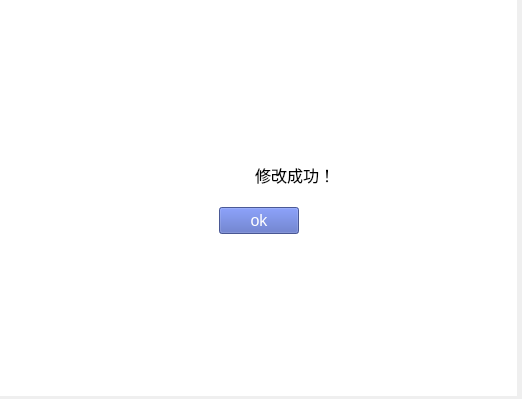
<?xml version="1.0" encoding="UTF-8"?>
<ui version="4.0">
 <class>FlightInfoDialog</class>
 <widget class="QWidget" name="FlightInfoDialog">
  <property name="geometry">
   <rect>
    <x>0</x>
    <y>0</y>
    <width>522</width>
    <height>399</height>
   </rect>
  </property>
  <property name="windowTitle">
   <string>Form</string>
  </property>
  <widget class="QStackedWidget" name="stackedWidget">
   <property name="geometry">
    <rect>
     <x>0</x>
     <y>0</y>
     <width>517</width>
     <height>396</height>
    </rect>
   </property>
   <property name="styleSheet">
    <string notr="true">#stackWidget{
background-color: rgb(255, 255, 255);
color: rgb(59, 45, 141);
}
</string>
   </property>
   <property name="currentIndex">
    <number>0</number>
   </property>
   <widget class="QWidget" name="page1">
    <property name="styleSheet">
     <string notr="true">#page1{
background-color: rgb(255, 255, 255);
}
</string>
    </property>
    <layout class="QGridLayout" name="gridLayout">
     <item row="0" column="1">
      <spacer name="verticalSpacer_5">
       <property name="orientation">
        <enum>Qt::Vertical</enum>
       </property>
       <property name="sizeHint" stdset="0">
        <size>
         <width>20</width>
         <height>118</height>
        </size>
       </property>
      </spacer>
     </item>
     <item row="1" column="0">
      <spacer name="horizontalSpacer_3">
       <property name="orientation">
        <enum>Qt::Horizontal</enum>
       </property>
       <property name="sizeHint" stdset="0">
        <size>
         <width>139</width>
         <height>20</height>
        </size>
       </property>
      </spacer>
     </item>
     <item row="1" column="1">
      <layout class="QVBoxLayout" name="verticalLayout">
       <property name="spacing">
        <number>20</number>
       </property>
       <item>
        <layout class="QHBoxLayout" name="horizontalLayout">
         <property name="spacing">
          <number>20</number>
         </property>
         <item>
          <widget class="QLabel" name="label">
           <property name="maximumSize">
            <size>
             <width>60</width>
             <height>60</height>
            </size>
           </property>
           <property name="text">
            <string/>
           </property>
           <property name="pixmap">
            <pixmap resource="image.qrc">:/yes.png</pixmap>
           </property>
           <property name="scaledContents">
            <bool>true</bool>
           </property>
          </widget>
         </item>
         <item>
          <widget class="QLabel" name="label_2">
           <property name="font">
            <font>
             <family>Arial</family>
             <pointsize>12</pointsize>
            </font>
           </property>
           <property name="text">
            <string>修改成功！</string>
           </property>
          </widget>
         </item>
        </layout>
       </item>
       <item>
        <layout class="QHBoxLayout" name="horizontalLayout_2">
         <item>
          <spacer name="horizontalSpacer">
           <property name="orientation">
            <enum>Qt::Horizontal</enum>
           </property>
           <property name="sizeHint" stdset="0">
            <size>
             <width>40</width>
             <height>20</height>
            </size>
           </property>
          </spacer>
         </item>
         <item>
          <widget class="QPushButton" name="returnButton">
           <property name="maximumSize">
            <size>
             <width>100</width>
             <height>16777215</height>
            </size>
           </property>
           <property name="font">
            <font>
             <family>Arial</family>
             <pointsize>12</pointsize>
            </font>
           </property>
           <property name="styleSheet">
            <string notr="true">background-color: rgba(78, 99, 189,220);
color: rgb(255, 255, 255);</string>
           </property>
           <property name="text">
            <string>ok</string>
           </property>
          </widget>
         </item>
         <item>
          <spacer name="horizontalSpacer_2">
           <property name="orientation">
            <enum>Qt::Horizontal</enum>
           </property>
           <property name="sizeHint" stdset="0">
            <size>
             <width>40</width>
             <height>20</height>
            </size>
           </property>
          </spacer>
         </item>
        </layout>
       </item>
      </layout>
     </item>
     <item row="1" column="2">
      <spacer name="horizontalSpacer_4">
       <property name="orientation">
        <enum>Qt::Horizontal</enum>
       </property>
       <property name="sizeHint" stdset="0">
        <size>
         <width>138</width>
         <height>20</height>
        </size>
       </property>
      </spacer>
     </item>
     <item row="2" column="1">
      <spacer name="verticalSpacer">
       <property name="orientation">
        <enum>Qt::Vertical</enum>
       </property>
       <property name="sizeHint" stdset="0">
        <size>
         <width>20</width>
         <height>118</height>
        </size>
       </property>
      </spacer>
     </item>
    </layout>
   </widget>
   <widget class="QWidget" name="page">
    <property name="styleSheet">
     <string notr="true">background-color: rgb(255, 255, 255);
color: rgb(59, 45, 141);</string>
    </property>
    <layout class="QGridLayout" name="gridLayout_3">
     <property name="verticalSpacing">
      <number>20</number>
     </property>
     <item row="0" column="1">
      <spacer name="verticalSpacer_3">
       <property name="orientation">
        <enum>Qt::Vertical</enum>
       </property>
       <property name="sizeHint" stdset="0">
        <size>
         <width>20</width>
         <height>65</height>
        </size>
       </property>
      </spacer>
     </item>
     <item row="1" column="0">
      <spacer name="horizontalSpacer_15">
       <property name="orientation">
        <enum>Qt::Horizontal</enum>
       </property>
       <property name="sizeHint" stdset="0">
        <size>
         <width>78</width>
         <height>20</height>
        </size>
       </property>
      </spacer>
     </item>
     <item row="1" column="1">
      <layout class="QHBoxLayout" name="horizontalLayout_11">
       <item>
        <layout class="QVBoxLayout" name="verticalLayout_6">
         <property name="spacing">
          <number>15</number>
         </property>
         <item>
          <widget class="QLabel" name="label_14">
           <property name="text">
            <string>航班出发时间：</string>
           </property>
          </widget>
         </item>
         <item>
          <widget class="QLabel" name="label_17">
           <property name="text">
            <string>一等座余票额：</string>
           </property>
          </widget>
         </item>
         <item>
          <widget class="QLabel" name="label_18">
           <property name="text">
            <string>二等座余票额：</string>
           </property>
          </widget>
         </item>
         <item>
          <widget class="QLabel" name="label_19">
           <property name="text">
            <string>三等座余票额：</string>
           </property>
          </widget>
         </item>
        </layout>
       </item>
       <item>
        <layout class="QVBoxLayout" name="verticalLayout_7">
         <property name="spacing">
          <number>15</number>
         </property>
         <item>
          <widget class="QLineEdit" name="time"/>
         </item>
         <item>
          <widget class="QLineEdit" name="ticket_1"/>
         </item>
         <item>
          <widget class="QLineEdit" name="ticket_2"/>
         </item>
         <item>
          <widget class="QLineEdit" name="ticket_3"/>
         </item>
        </layout>
       </item>
      </layout>
     </item>
     <item row="1" column="2">
      <spacer name="horizontalSpacer_16">
       <property name="orientation">
        <enum>Qt::Horizontal</enum>
       </property>
       <property name="sizeHint" stdset="0">
        <size>
         <width>77</width>
         <height>20</height>
        </size>
       </property>
      </spacer>
     </item>
     <item row="2" column="1">
      <layout class="QHBoxLayout" name="horizontalLayout_12">
       <item>
        <spacer name="horizontalSpacer_13">
         <property name="orientation">
          <enum>Qt::Horizontal</enum>
         </property>
         <property name="sizeHint" stdset="0">
          <size>
           <width>40</width>
           <height>20</height>
          </size>
         </property>
        </spacer>
       </item>
       <item>
        <widget class="QPushButton" name="buttonChangeYes">
         <property name="maximumSize">
          <size>
           <width>100</width>
           <height>40</height>
          </size>
         </property>
         <property name="styleSheet">
          <string notr="true">background-color: rgba(78, 99, 189,220);
color:rgb(255, 255, 255);</string>
         </property>
         <property name="text">
          <string>确定修改</string>
         </property>
        </widget>
       </item>
       <item>
        <spacer name="horizontalSpacer_14">
         <property name="orientation">
          <enum>Qt::Horizontal</enum>
         </property>
         <property name="sizeHint" stdset="0">
          <size>
           <width>40</width>
           <height>20</height>
          </size>
         </property>
        </spacer>
       </item>
      </layout>
     </item>
     <item row="3" column="1">
      <spacer name="verticalSpacer_4">
       <property name="orientation">
        <enum>Qt::Vertical</enum>
       </property>
       <property name="sizeHint" stdset="0">
        <size>
         <width>20</width>
         <height>65</height>
        </size>
       </property>
      </spacer>
     </item>
    </layout>
   </widget>
   <widget class="QWidget" name="page_2">
    <layout class="QHBoxLayout" name="horizontalLayout_8">
     <item>
      <widget class="QWidget" name="widget_3" native="true">
       <property name="styleSheet">
        <string notr="true">background-color: rgb(255, 255, 255);</string>
       </property>
       <layout class="QVBoxLayout" name="verticalLayout_5">
        <property name="spacing">
         <number>25</number>
        </property>
        <property name="leftMargin">
         <number>0</number>
        </property>
        <property name="rightMargin">
         <number>0</number>
        </property>
        <item>
         <widget class="QWidget" name="widget_5" native="true">
          <property name="minimumSize">
           <size>
            <width>0</width>
            <height>60</height>
           </size>
          </property>
          <property name="maximumSize">
           <size>
            <width>16777215</width>
            <height>60</height>
           </size>
          </property>
          <property name="styleSheet">
           <string notr="true">background-color: rgba(78, 99, 189,220);</string>
          </property>
          <layout class="QHBoxLayout" name="horizontalLayout_10">
           <item>
            <spacer name="horizontalSpacer_11">
             <property name="orientation">
              <enum>Qt::Horizontal</enum>
             </property>
             <property name="sizeHint" stdset="0">
              <size>
               <width>184</width>
               <height>20</height>
              </size>
             </property>
            </spacer>
           </item>
           <item>
            <widget class="QLabel" name="label_16">
             <property name="font">
              <font>
               <family>Candara</family>
               <pointsize>18</pointsize>
               <weight>75</weight>
               <italic>true</italic>
               <bold>true</bold>
              </font>
             </property>
             <property name="styleSheet">
              <string notr="true">background-color: rgba(255, 255, 255, 0);
color: rgb(255, 255, 255);</string>
             </property>
             <property name="text">
              <string>Search</string>
             </property>
             <property name="alignment">
              <set>Qt::AlignCenter</set>
             </property>
            </widget>
           </item>
           <item>
            <spacer name="horizontalSpacer_12">
             <property name="orientation">
              <enum>Qt::Horizontal</enum>
             </property>
             <property name="sizeHint" stdset="0">
              <size>
               <width>183</width>
               <height>20</height>
              </size>
             </property>
            </spacer>
           </item>
          </layout>
         </widget>
        </item>
        <item>
         <layout class="QHBoxLayout" name="horizontalLayout_6">
          <property name="sizeConstraint">
           <enum>QLayout::SetDefaultConstraint</enum>
          </property>
          <property name="topMargin">
           <number>0</number>
          </property>
          <item>
           <spacer name="horizontalSpacer_7">
            <property name="orientation">
             <enum>Qt::Horizontal</enum>
            </property>
            <property name="sizeHint" stdset="0">
             <size>
              <width>40</width>
              <height>20</height>
             </size>
            </property>
           </spacer>
          </item>
          <item>
           <widget class="QWidget" name="widget_4" native="true">
            <property name="styleSheet">
             <string notr="true">
color: rgb(59, 45, 141);

</string>
            </property>
            <layout class="QGridLayout" name="gridLayout_2">
             <property name="leftMargin">
              <number>0</number>
             </property>
             <property name="rightMargin">
              <number>0</number>
             </property>
             <property name="horizontalSpacing">
              <number>6</number>
             </property>
             <item row="0" column="2" rowspan="2">
              <layout class="QVBoxLayout" name="verticalLayout_4">
               <item>
                <widget class="QComboBox" name="beginBox_2"/>
               </item>
               <item>
                <widget class="QComboBox" name="endBox_2"/>
               </item>
              </layout>
             </item>
             <item row="2" column="1" colspan="2">
              <layout class="QHBoxLayout" name="horizontalLayout_7">
               <item>
                <widget class="QSpinBox" name="yearBox_2">
                 <property name="minimumSize">
                  <size>
                   <width>0</width>
                   <height>30</height>
                  </size>
                 </property>
                 <property name="minimum">
                  <number>2020</number>
                 </property>
                 <property name="maximum">
                  <number>2100</number>
                 </property>
                </widget>
               </item>
               <item>
                <widget class="QLabel" name="label_12">
                 <property name="minimumSize">
                  <size>
                   <width>0</width>
                   <height>30</height>
                  </size>
                 </property>
                 <property name="maximumSize">
                  <size>
                   <width>12</width>
                   <height>16777215</height>
                  </size>
                 </property>
                 <property name="font">
                  <font>
                   <family>Cambria</family>
                   <pointsize>11</pointsize>
                   <weight>75</weight>
                   <bold>true</bold>
                  </font>
                 </property>
                 <property name="text">
                  <string>-</string>
                 </property>
                </widget>
               </item>
               <item>
                <widget class="QSpinBox" name="monthBox_2">
                 <property name="minimumSize">
                  <size>
                   <width>0</width>
                   <height>30</height>
                  </size>
                 </property>
                 <property name="minimum">
                  <number>1</number>
                 </property>
                 <property name="maximum">
                  <number>12</number>
                 </property>
                </widget>
               </item>
               <item>
                <widget class="QLabel" name="label_13">
                 <property name="minimumSize">
                  <size>
                   <width>0</width>
                   <height>30</height>
                  </size>
                 </property>
                 <property name="maximumSize">
                  <size>
                   <width>12</width>
                   <height>16777215</height>
                  </size>
                 </property>
                 <property name="font">
                  <font>
                   <family>Cambria</family>
                   <pointsize>11</pointsize>
                   <weight>75</weight>
                   <bold>true</bold>
                  </font>
                 </property>
                 <property name="text">
                  <string>-</string>
                 </property>
                </widget>
               </item>
               <item>
                <widget class="QSpinBox" name="dayBox_2">
                 <property name="minimumSize">
                  <size>
                   <width>0</width>
                   <height>30</height>
                  </size>
                 </property>
                 <property name="minimum">
                  <number>1</number>
                 </property>
                 <property name="maximum">
                  <number>31</number>
                 </property>
                </widget>
               </item>
              </layout>
             </item>
             <item row="0" column="0" colspan="2">
              <widget class="QLabel" name="label_9">
               <property name="font">
                <font>
                 <family>Cambria</family>
                 <pointsize>11</pointsize>
                 <weight>75</weight>
                 <bold>true</bold>
                </font>
               </property>
               <property name="text">
                <string>Starting Station:</string>
               </property>
              </widget>
             </item>
             <item row="1" column="0">
              <widget class="QLabel" name="label_10">
               <property name="font">
                <font>
                 <family>Cambria</family>
                 <pointsize>11</pointsize>
                 <weight>75</weight>
                 <bold>true</bold>
                </font>
               </property>
               <property name="styleSheet">
                <string notr="true"/>
               </property>
               <property name="text">
                <string>Terminal:</string>
               </property>
              </widget>
             </item>
             <item row="2" column="0">
              <widget class="QLabel" name="label_11">
               <property name="font">
                <font>
                 <family>Cambria</family>
                 <pointsize>11</pointsize>
                 <weight>75</weight>
                 <bold>true</bold>
                </font>
               </property>
               <property name="text">
                <string>Date</string>
               </property>
              </widget>
             </item>
            </layout>
           </widget>
          </item>
          <item>
           <spacer name="horizontalSpacer_8">
            <property name="orientation">
             <enum>Qt::Horizontal</enum>
            </property>
            <property name="sizeHint" stdset="0">
             <size>
              <width>40</width>
              <height>20</height>
             </size>
            </property>
           </spacer>
          </item>
         </layout>
        </item>
        <item>
         <layout class="QHBoxLayout" name="horizontalLayout_9">
          <item>
           <spacer name="horizontalSpacer_9">
            <property name="orientation">
             <enum>Qt::Horizontal</enum>
            </property>
            <property name="sizeHint" stdset="0">
             <size>
              <width>40</width>
              <height>20</height>
             </size>
            </property>
           </spacer>
          </item>
          <item>
           <widget class="QPushButton" name="buttonOk_2">
            <property name="styleSheet">
             <string notr="true">background-color: rgb(97, 97, 218);
color:white;</string>
            </property>
            <property name="text">
             <string>OK</string>
            </property>
           </widget>
          </item>
          <item>
           <spacer name="horizontalSpacer_10">
            <property name="orientation">
             <enum>Qt::Horizontal</enum>
            </property>
            <property name="sizeHint" stdset="0">
             <size>
              <width>40</width>
              <height>20</height>
             </size>
            </property>
           </spacer>
          </item>
         </layout>
        </item>
        <item>
         <spacer name="verticalSpacer_2">
          <property name="orientation">
           <enum>Qt::Vertical</enum>
          </property>
          <property name="sizeHint" stdset="0">
           <size>
            <width>20</width>
            <height>73</height>
           </size>
          </property>
         </spacer>
        </item>
       </layout>
      </widget>
     </item>
    </layout>
   </widget>
  </widget>
 </widget>
 <resources>
  <include location="image.qrc"/>
 </resources>
 <connections/>
</ui>
